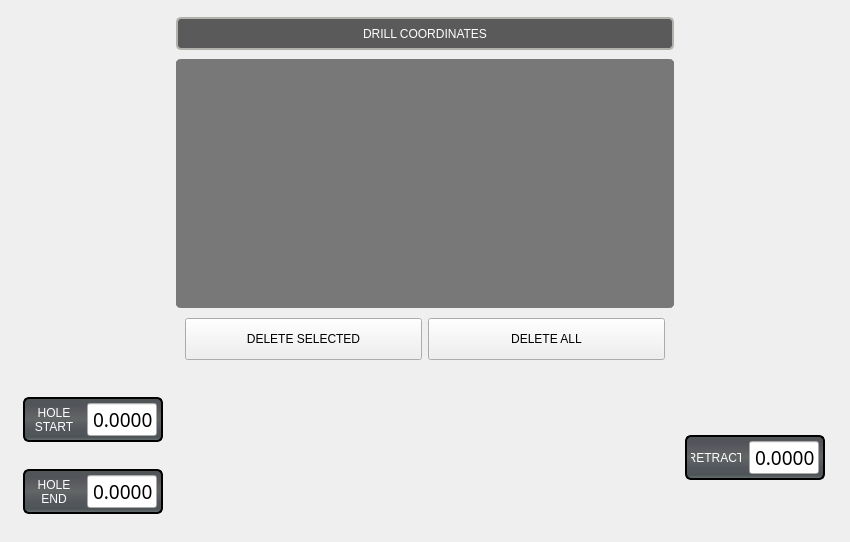
    <widget class="QWidget" name="widget" native="true">
     <property name="maximumSize">
      <size>
       <width>16777215</width>
       <height>580</height>
      </size>
     </property>
     <layout class="QHBoxLayout" name="horizontalLayout_2">
      <property name="spacing">
       <number>30</number>
      </property>
      <property name="leftMargin">
       <number>6</number>
      </property>
      <property name="topMargin">
       <number>6</number>
      </property>
      <property name="rightMargin">
       <number>6</number>
      </property>
      <property name="bottomMargin">
       <number>6</number>
      </property>
      <item alignment="Qt::AlignHCenter|Qt::AlignVCenter">
       <widget class="QWidget" name="widget" native="true">
        <property name="sizePolicy">
         <sizepolicy hsizetype="Preferred" vsizetype="Preferred">
          <horstretch>0</horstretch>
          <verstretch>0</verstretch>
         </sizepolicy>
        </property>
        <property name="minimumSize">
         <size>
          <width>0</width>
          <height>530</height>
         </size>
        </property>
        <property name="maximumSize">
         <size>
          <width>16777215</width>
          <height>550</height>
         </size>
        </property>
        <layout class="QVBoxLayout" name="verticalLayout">
         <property name="topMargin">
          <number>1</number>
         </property>
         <item alignment="Qt::AlignHCenter">
          <widget class="QWidget" name="widget" native="true">
           <property name="maximumSize">
            <size>
             <width>880</width>
             <height>16777215</height>
            </size>
           </property>
           <layout class="QVBoxLayout" name="verticalLayout_2">
            <property name="bottomMargin">
             <number>1</number>
            </property>
            <item>
             <widget class="QWidget" name="widget_2" native="true">
              <property name="sizePolicy">
               <sizepolicy hsizetype="Fixed" vsizetype="Preferred">
                <horstretch>0</horstretch>
                <verstretch>0</verstretch>
               </sizepolicy>
              </property>
              <property name="minimumSize">
               <size>
                <width>500</width>
                <height>0</height>
               </size>
              </property>
              <layout class="QVBoxLayout" name="verticalLayout_4">
               <property name="spacing">
                <number>9</number>
               </property>
               <property name="leftMargin">
                <number>1</number>
               </property>
               <property name="topMargin">
                <number>1</number>
               </property>
               <property name="rightMargin">
                <number>1</number>
               </property>
               <property name="bottomMargin">
                <number>1</number>
               </property>
               <item>
                <widget class="QLabel" name="xy_coord_header">
                 <property name="minimumSize">
                  <size>
                   <width>0</width>
                   <height>33</height>
                  </size>
                 </property>
                 <property name="maximumSize">
                  <size>
                   <width>16777215</width>
                   <height>33</height>
                  </size>
                 </property>
                 <property name="styleSheet">
                  <string notr="true">QLabel{
    border-style: solid;
    border-color: rgb(176, 179, 172);
    border-width: 2px;
    border-radius: 5px;
    color: white;
    background: rgb(90, 90, 90);
	font: 15pt &quot;Bebas Kai&quot;;
}</string>
                 </property>
                 <property name="text">
                  <string>DRILL COORDINATES</string>
                 </property>
                 <property name="alignment">
                  <set>Qt::AlignCenter</set>
                 </property>
                </widget>
               </item>
               <item>
                <widget class="QTableView" name="xy_coord_input">
                 <property name="styleSheet">
                  <string notr="true">QTableView,
QHeaderView {
    font: 14pt &quot;Bebas Kai&quot;;
	background-color: rgb(220, 220, 220);
	color: black;
    border: none;
}

QTableView {
   	border-top: 8px rgb(120, 120, 120);
	border-left: 4px  rgb(120, 120, 120);
	border-bottom: 5px rgb(120, 120, 120);
	border-right: 4px rgb(120, 120, 120);
	border-radius: 5px;
	border-color: rgb(120, 120, 120);
	border-style: solid;
	background-color: rgb(120, 120, 120);
    gridline-color: rgb(203, 203, 203);
	alternate-background-color: rgb(90, 90, 90);
}</string>
                 </property>
                 <attribute name="horizontalHeaderDefaultSectionSize">
                  <number>200</number>
                 </attribute>
                 <attribute name="horizontalHeaderStretchLastSection">
                  <bool>true</bool>
                 </attribute>
                </widget>
               </item>
               <item>
                <widget class="QWidget" name="widget" native="true">
                 <layout class="QHBoxLayout" name="horizontalLayout_3">
                  <property name="topMargin">
                   <number>1</number>
                  </property>
                  <item>
                   <widget class="QPushButton" name="delete_selected_input">
                    <property name="minimumSize">
                     <size>
                      <width>150</width>
                      <height>42</height>
                     </size>
                    </property>
                    <property name="maximumSize">
                     <size>
                      <width>16777215</width>
                      <height>42</height>
                     </size>
                    </property>
                    <property name="styleSheet">
                     <string notr="true">font: 14pt &quot;Bebas Kai&quot;;</string>
                    </property>
                    <property name="text">
                     <string>DELETE SELECTED</string>
                    </property>
                   </widget>
                  </item>
                  <item>
                   <widget class="QPushButton" name="delete_all_input">
                    <property name="minimumSize">
                     <size>
                      <width>150</width>
                      <height>42</height>
                     </size>
                    </property>
                    <property name="maximumSize">
                     <size>
                      <width>16777215</width>
                      <height>42</height>
                     </size>
                    </property>
                    <property name="styleSheet">
                     <string notr="true">font: 14pt &quot;Bebas Kai&quot;;</string>
                    </property>
                    <property name="text">
                     <string>DELETE ALL</string>
                    </property>
                   </widget>
                  </item>
                 </layout>
                </widget>
               </item>
              </layout>
             </widget>
            </item>
           </layout>
          </widget>
         </item>
         <item alignment="Qt::AlignHCenter|Qt::AlignVCenter">
          <widget class="QWidget" name="widget" native="true">
           <property name="minimumSize">
            <size>
             <width>820</width>
             <height>150</height>
            </size>
           </property>
           <property name="maximumSize">
            <size>
             <width>800</width>
             <height>150</height>
            </size>
           </property>
           <widget class="QLabel" name="label">
            <property name="geometry">
             <rect>
              <x>124</x>
              <y>4</y>
              <width>555</width>
              <height>140</height>
             </rect>
            </property>
            <property name="sizePolicy">
             <sizepolicy hsizetype="Fixed" vsizetype="Fixed">
              <horstretch>0</horstretch>
              <verstretch>0</verstretch>
             </sizepolicy>
            </property>
            <property name="minimumSize">
             <size>
              <width>555</width>
              <height>140</height>
             </size>
            </property>
            <property name="maximumSize">
             <size>
              <width>555</width>
              <height>140</height>
             </size>
            </property>
            <property name="text">
             <string/>
            </property>
            <property name="pixmap">
             <pixmap>images/drill_block_front.png</pixmap>
            </property>
            <property name="alignment">
             <set>Qt::AlignHCenter|Qt::AlignTop</set>
            </property>
           </widget>
           <widget class="QFrame" name="frame_55">
            <property name="geometry">
             <rect>
              <x>670</x>
              <y>58</y>
              <width>140</width>
              <height>45</height>
             </rect>
            </property>
            <property name="sizePolicy">
             <sizepolicy hsizetype="Fixed" vsizetype="Fixed">
              <horstretch>0</horstretch>
              <verstretch>0</verstretch>
             </sizepolicy>
            </property>
            <property name="minimumSize">
             <size>
              <width>140</width>
              <height>45</height>
             </size>
            </property>
            <property name="maximumSize">
             <size>
              <width>140</width>
              <height>45</height>
             </size>
            </property>
            <property name="styleSheet">
             <string notr="true">.QFrame{
    border-style: solid;
    border-color: black;
    border-width: 2px;
    border-radius: 6px;
    color: rgb(238, 238, 236);
	background-color: qlineargradient(spread:pad, x1:0, y1:0, x2:0, y2:1, stop:0 rgb(81, 86, 85), stop:0.489795 rgb(99, 102, 102), stop:0.699799 rgb(85, 88, 94), stop:0.90444 rgb(77, 84, 86), stop:0.160246 rgb(83, 84, 91), stop:1 rgb(109, 115, 118));
}</string>
            </property>
            <layout class="QHBoxLayout" name="horizontalLayout_215">
             <property name="leftMargin">
              <number>2</number>
             </property>
             <property name="topMargin">
              <number>2</number>
             </property>
             <property name="rightMargin">
              <number>2</number>
             </property>
             <property name="bottomMargin">
              <number>2</number>
             </property>
             <item>
              <widget class="QLabel" name="label_149">
               <property name="sizePolicy">
                <sizepolicy hsizetype="Fixed" vsizetype="Fixed">
                 <horstretch>0</horstretch>
                 <verstretch>0</verstretch>
                </sizepolicy>
               </property>
               <property name="minimumSize">
                <size>
                 <width>50</width>
                 <height>33</height>
                </size>
               </property>
               <property name="maximumSize">
                <size>
                 <width>35</width>
                 <height>33</height>
                </size>
               </property>
               <property name="styleSheet">
                <string notr="true">QLabel{
font: 75 13pt &quot;Bebas Kai&quot;;
color: rgb(255, 255, 255);
}</string>
               </property>
               <property name="text">
                <string>RETRACT</string>
               </property>
               <property name="alignment">
                <set>Qt::AlignCenter</set>
               </property>
               <property name="wordWrap">
                <bool>true</bool>
               </property>
              </widget>
             </item>
             <item>
              <widget class="FloatLineEdit" name="retract_height_input">
               <property name="sizePolicy">
                <sizepolicy hsizetype="Expanding" vsizetype="Fixed">
                 <horstretch>70</horstretch>
                 <verstretch>33</verstretch>
                </sizepolicy>
               </property>
               <property name="maximumSize">
                <size>
                 <width>70</width>
                 <height>33</height>
                </size>
               </property>
               <property name="font">
                <font>
                 <family>BebasKai</family>
                 <pointsize>14</pointsize>
                </font>
               </property>
               <property name="styleSheet">
                <string notr="true">QLabel {
    border-style: transparent;
    border-color: rgb(235, 235, 235);
    border-width: 1px;
    border-radius: 5px;
    color: black;
    background: white;
	font: 14pt &quot;Bebas Kai&quot;;
}</string>
               </property>
               <property name="text">
                <string>0.0000</string>
               </property>
               <property name="alignment">
                <set>Qt::AlignRight|Qt::AlignTrailing|Qt::AlignVCenter</set>
               </property>
               <property name="format_string" stdset="0">
                <string>{0:.4f}</string>
               </property>
               <property name="bottom" stdset="0">
                <double>-179769313486231570814527423731704356798070567525844996598917476803157260780028538760589558632766878171540458953514382464234321326889464182768467546703537516986049910576551282076245490090389328944075868508455133942304583236903222948165808559332123348274797826204144723168738177180919299881250404026184124858368.000000000000000</double>
               </property>
              </widget>
             </item>
            </layout>
           </widget>
           <widget class="QFrame" name="frame_57">
            <property name="geometry">
             <rect>
              <x>8</x>
              <y>92</y>
              <width>140</width>
              <height>45</height>
             </rect>
            </property>
            <property name="sizePolicy">
             <sizepolicy hsizetype="Fixed" vsizetype="Fixed">
              <horstretch>0</horstretch>
              <verstretch>0</verstretch>
             </sizepolicy>
            </property>
            <property name="minimumSize">
             <size>
              <width>140</width>
              <height>45</height>
             </size>
            </property>
            <property name="maximumSize">
             <size>
              <width>140</width>
              <height>45</height>
             </size>
            </property>
            <property name="styleSheet">
             <string notr="true">.QFrame{
    border-style: solid;
    border-color: black;
    border-width: 2px;
    border-radius: 6px;
    color: rgb(238, 238, 236);
	background-color: qlineargradient(spread:pad, x1:0, y1:0, x2:0, y2:1, stop:0 rgb(81, 86, 85), stop:0.489795 rgb(99, 102, 102), stop:0.699799 rgb(85, 88, 94), stop:0.90444 rgb(77, 84, 86), stop:0.160246 rgb(83, 84, 91), stop:1 rgb(109, 115, 118));
}</string>
            </property>
            <layout class="QHBoxLayout" name="horizontalLayout_217">
             <property name="leftMargin">
              <number>2</number>
             </property>
             <property name="topMargin">
              <number>2</number>
             </property>
             <property name="rightMargin">
              <number>2</number>
             </property>
             <property name="bottomMargin">
              <number>2</number>
             </property>
             <item>
              <widget class="QLabel" name="label_153">
               <property name="sizePolicy">
                <sizepolicy hsizetype="Fixed" vsizetype="Fixed">
                 <horstretch>0</horstretch>
                 <verstretch>0</verstretch>
                </sizepolicy>
               </property>
               <property name="minimumSize">
                <size>
                 <width>50</width>
                 <height>33</height>
                </size>
               </property>
               <property name="maximumSize">
                <size>
                 <width>50</width>
                 <height>33</height>
                </size>
               </property>
               <property name="styleSheet">
                <string notr="true">QLabel{
font: 75 13pt &quot;Bebas Kai&quot;;
color: rgb(255, 255, 255);
}</string>
               </property>
               <property name="text">
                <string>HOLE END</string>
               </property>
               <property name="alignment">
                <set>Qt::AlignCenter</set>
               </property>
               <property name="wordWrap">
                <bool>true</bool>
               </property>
              </widget>
             </item>
             <item>
              <widget class="FloatLineEdit" name="z_end_input">
               <property name="sizePolicy">
                <sizepolicy hsizetype="Expanding" vsizetype="Fixed">
                 <horstretch>70</horstretch>
                 <verstretch>33</verstretch>
                </sizepolicy>
               </property>
               <property name="maximumSize">
                <size>
                 <width>70</width>
                 <height>33</height>
                </size>
               </property>
               <property name="font">
                <font>
                 <family>BebasKai</family>
                 <pointsize>14</pointsize>
                </font>
               </property>
               <property name="styleSheet">
                <string notr="true">QLabel {
    border-style: transparent;
    border-color: rgb(235, 235, 235);
    border-width: 1px;
    border-radius: 5px;
    color: black;
    background: white;
	font: 14pt &quot;Bebas Kai&quot;;
}</string>
               </property>
               <property name="text">
                <string>0.0000</string>
               </property>
               <property name="alignment">
                <set>Qt::AlignRight|Qt::AlignTrailing|Qt::AlignVCenter</set>
               </property>
               <property name="format_string" stdset="0">
                <string>{0:.4f}</string>
               </property>
               <property name="bottom" stdset="0">
                <double>-179769313486231570814527423731704356798070567525844996598917476803157260780028538760589558632766878171540458953514382464234321326889464182768467546703537516986049910576551282076245490090389328944075868508455133942304583236903222948165808559332123348274797826204144723168738177180919299881250404026184124858368.000000000000000</double>
               </property>
              </widget>
             </item>
            </layout>
           </widget>
           <widget class="QFrame" name="frame_56">
            <property name="geometry">
             <rect>
              <x>8</x>
              <y>20</y>
              <width>140</width>
              <height>45</height>
             </rect>
            </property>
            <property name="sizePolicy">
             <sizepolicy hsizetype="Fixed" vsizetype="Fixed">
              <horstretch>0</horstretch>
              <verstretch>0</verstretch>
             </sizepolicy>
            </property>
            <property name="minimumSize">
             <size>
              <width>140</width>
              <height>45</height>
             </size>
            </property>
            <property name="maximumSize">
             <size>
              <width>140</width>
              <height>45</height>
             </size>
            </property>
            <property name="styleSheet">
             <string notr="true">.QFrame{
    border-style: solid;
    border-color: black;
    border-width: 2px;
    border-radius: 6px;
    color: rgb(238, 238, 236);
	background-color: qlineargradient(spread:pad, x1:0, y1:0, x2:0, y2:1, stop:0 rgb(81, 86, 85), stop:0.489795 rgb(99, 102, 102), stop:0.699799 rgb(85, 88, 94), stop:0.90444 rgb(77, 84, 86), stop:0.160246 rgb(83, 84, 91), stop:1 rgb(109, 115, 118));
}</string>
            </property>
            <layout class="QHBoxLayout" name="horizontalLayout_219">
             <property name="leftMargin">
              <number>2</number>
             </property>
             <property name="topMargin">
              <number>2</number>
             </property>
             <property name="rightMargin">
              <number>2</number>
             </property>
             <property name="bottomMargin">
              <number>2</number>
             </property>
             <item>
              <widget class="QLabel" name="label_154">
               <property name="sizePolicy">
                <sizepolicy hsizetype="Fixed" vsizetype="Fixed">
                 <horstretch>0</horstretch>
                 <verstretch>0</verstretch>
                </sizepolicy>
               </property>
               <property name="minimumSize">
                <size>
                 <width>50</width>
                 <height>33</height>
                </size>
               </property>
               <property name="maximumSize">
                <size>
                 <width>50</width>
                 <height>33</height>
                </size>
               </property>
               <property name="styleSheet">
                <string notr="true">QLabel{
font: 75 13pt &quot;Bebas Kai&quot;;
color: rgb(255, 255, 255);
}</string>
               </property>
               <property name="text">
                <string>HOLE START</string>
               </property>
               <property name="alignment">
                <set>Qt::AlignCenter</set>
               </property>
               <property name="wordWrap">
                <bool>true</bool>
               </property>
              </widget>
             </item>
             <item>
              <widget class="FloatLineEdit" name="z_start_input">
               <property name="sizePolicy">
                <sizepolicy hsizetype="Expanding" vsizetype="Fixed">
                 <horstretch>70</horstretch>
                 <verstretch>33</verstretch>
                </sizepolicy>
               </property>
               <property name="maximumSize">
                <size>
                 <width>70</width>
                 <height>33</height>
                </size>
               </property>
               <property name="font">
                <font>
                 <family>BebasKai</family>
                 <pointsize>14</pointsize>
                </font>
               </property>
               <property name="styleSheet">
                <string notr="true">QLabel {
    border-style: transparent;
    border-color: rgb(235, 235, 235);
    border-width: 1px;
    border-radius: 5px;
    color: black;
    background: white;
	font: 14pt &quot;Bebas Kai&quot;;
}</string>
               </property>
               <property name="text">
                <string>0.0000</string>
               </property>
               <property name="alignment">
                <set>Qt::AlignRight|Qt::AlignTrailing|Qt::AlignVCenter</set>
               </property>
               <property name="format_string" stdset="0">
                <string>{0:.4f}</string>
               </property>
               <property name="bottom" stdset="0">
                <double>-179769313486231570814527423731704356798070567525844996598917476803157260780028538760589558632766878171540458953514382464234321326889464182768467546703537516986049910576551282076245490090389328944075868508455133942304583236903222948165808559332123348274797826204144723168738177180919299881250404026184124858368.000000000000000</double>
               </property>
              </widget>
             </item>
            </layout>
           </widget>
          </widget>
         </item>
        </layout>
       </widget>
      </item>
     </layout>
    </widget>
